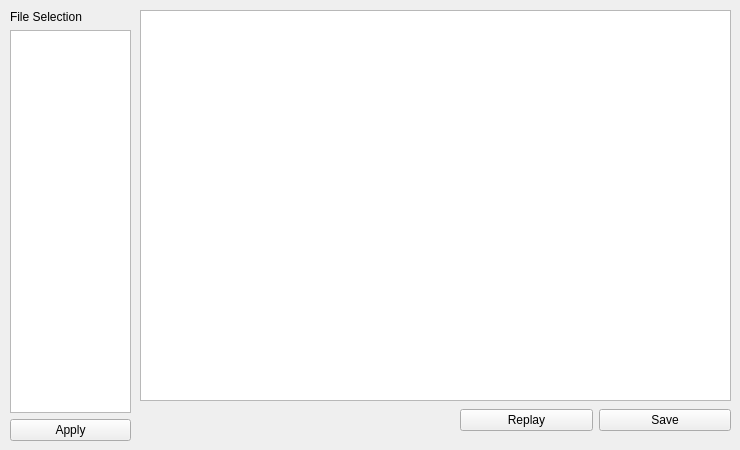
               <widget class="QWidget" name="page_17">
                <widget class="QGraphicsView" name="graphicsView_8">
                 <property name="geometry">
                  <rect>
                   <x>140</x>
                   <y>10</y>
                   <width>591</width>
                   <height>391</height>
                  </rect>
                 </property>
                </widget>
                <widget class="QWidget" name="horizontalLayoutWidget_7">
                 <property name="geometry">
                  <rect>
                   <x>460</x>
                   <y>400</y>
                   <width>271</width>
                   <height>41</height>
                  </rect>
                 </property>
                 <layout class="QHBoxLayout" name="horizontalLayout_12">
                  <item>
                   <widget class="QPushButton" name="pushButton_26">
                    <property name="text">
                     <string>Replay</string>
                    </property>
                   </widget>
                  </item>
                  <item>
                   <widget class="QPushButton" name="pushButton_27">
                    <property name="text">
                     <string>Save</string>
                    </property>
                   </widget>
                  </item>
                 </layout>
                </widget>
                <widget class="QWidget" name="verticalLayoutWidget_6">
                 <property name="geometry">
                  <rect>
                   <x>10</x>
                   <y>10</y>
                   <width>121</width>
                   <height>431</height>
                  </rect>
                 </property>
                 <layout class="QVBoxLayout" name="verticalLayout_8">
                  <item>
                   <widget class="QLabel" name="label_11">
                    <property name="text">
                     <string>File Selection</string>
                    </property>
                   </widget>
                  </item>
                  <item>
                   <widget class="QListWidget" name="listWidget_15"/>
                  </item>
                  <item>
                   <widget class="QPushButton" name="pushButton_28">
                    <property name="text">
                     <string>Apply</string>
                    </property>
                   </widget>
                  </item>
                 </layout>
                </widget>
               </widget>
